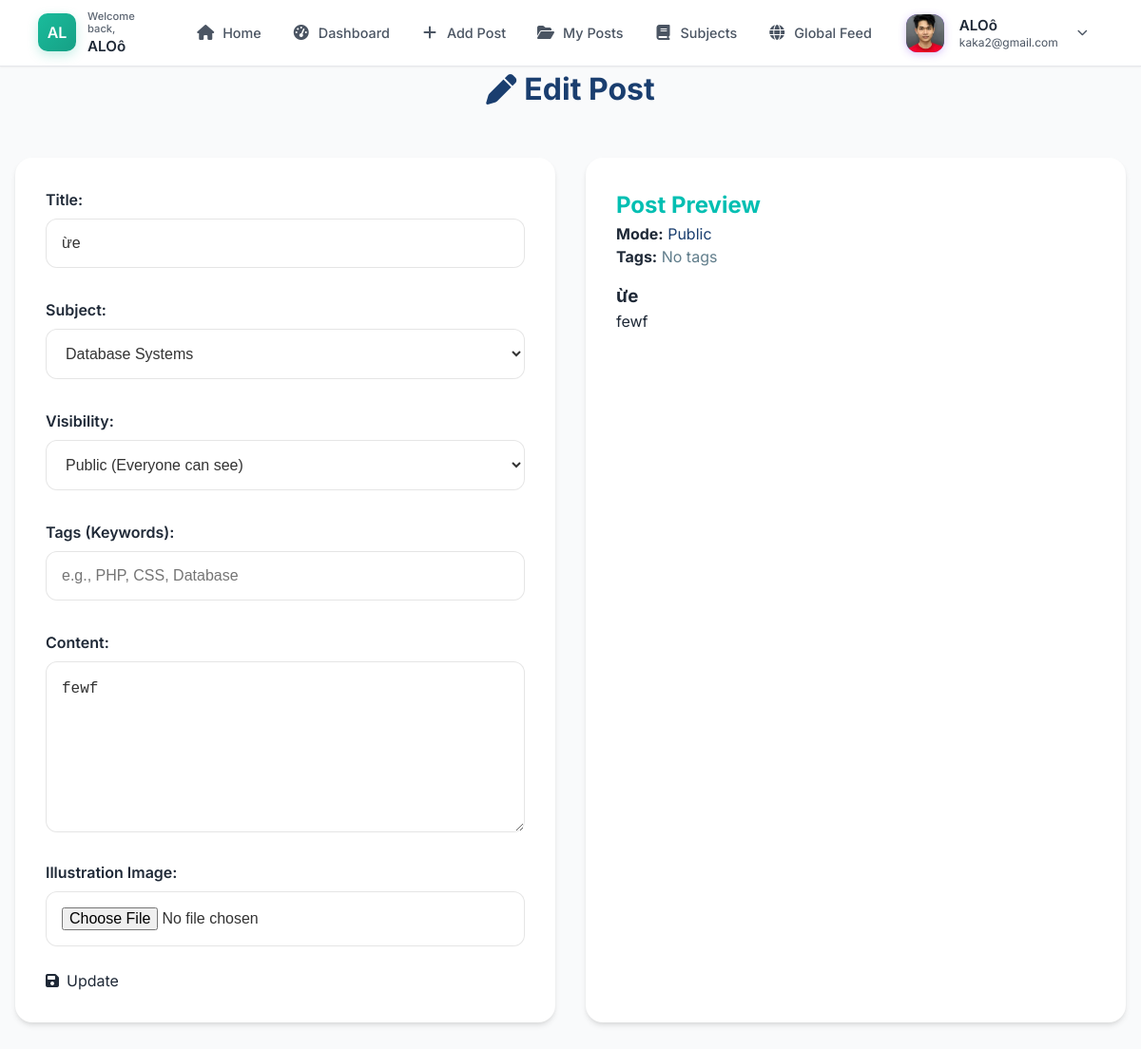
Screenshot of /student/edit_post.php?id=8 (signed in) with the database file from the repository.
### tables this page shows
CREATE TABLE `posts` (
  `id` int(11) NOT NULL,
  `user_id` int(11) NOT NULL,
  `subject_id` int(11) NOT NULL,
  `title` varchar(255) NOT NULL,
  `content` text NOT NULL,
  `image` varchar(255) DEFAULT NULL,
  `visibility` enum('public','private') NOT NULL DEFAULT 'public',
  `created_at` timestamp NOT NULL DEFAULT current_timestamp(),
  `updated_at` timestamp NULL DEFAULT NULL ON UPDATE current_timestamp()
);

CREATE TABLE `subjects` (
  `id` int(11) NOT NULL,
  `name` varchar(255) NOT NULL,
  `subject_code` varchar(100) DEFAULT NULL,
  `created_at` timestamp NOT NULL DEFAULT current_timestamp(),
  `description` text DEFAULT NULL,
  `school` varchar(255) DEFAULT NULL,
  `degree_level` varchar(100) DEFAULT NULL,
  `prerequisite` text DEFAULT NULL,
  `syllabus_description` text DEFAULT NULL,
  `student_goals` text DEFAULT NULL,
  `syllabus_topics` text DEFAULT NULL
);

### student/edit_post.php (the view, shortened to what this page needs)
<?php
require_once __DIR__ . '/../includes/config.php';
$user_id = $_SESSION['user_id'];
$post_id = $_GET['id'] ?? null;
try {
    $stmt = $pdo->prepare("SELECT * FROM posts WHERE id = :id AND user_id = :user_id");
    $stmt->execute(['id' => $post_id, 'user_id' => $user_id]);
    $post = $stmt->fetch();
    $stmt = $pdo->prepare("
        SELECT t.name FROM tags t
        JOIN post_tags pt ON t.id = pt.tag_id
        WHERE pt.post_id = :post_id
    ");
    $stmt->execute([':post_id' => $post_id]);
    $tags_array = $stmt->fetchAll(PDO::FETCH_COLUMN);
    $post_tags_string = implode(', ', $tags_array);
} catch(PDOException $e){
    die("Query error: " . $e->getMessage());
}
$subjects = $pdo->query("SELECT id,name FROM subjects ORDER BY name ASC")->fetchAll();
?>
<!DOCTYPE html>
<html lang="vi">
<head>
    <link rel="stylesheet" href="https://cdnjs.cloudflare.com/ajax/libs/font-awesome/6.5.0/css/all.min.css">
</head>
<body>
<?php include __DIR__ . '/../student/includes/header.php'; ?>
<h1 class="page-title"><i class="fa-solid fa-pen"></i> Edit Post</h1>
<div class="main-container">
    <div class="form-card" id="formCard">
        <form method="POST" enctype="multipart/form-data" id="editForm">
            <div class="form-group-item">
                <label>Title:</label>
                <input type="text" name="title" id="title" value="<?= htmlspecialchars($post['title']) ?>" required>
            </div>
            <div class="form-group-item">
                <label>Subject:</label>
                <select name="subject_id" id="subject_id" required>
                    <?php foreach ($subjects as $subject): ?>
                        <option value="<?= $subject['id'] ?>" <?= $post['subject_id'] == $subject['id'] ? 'selected' : '' ?>>
                            <?= htmlspecialchars($subject['name']) ?>
                        </option>
                    <?php endforeach; ?>
                </select>
            </div>
            <div class="form-group-item">
                <label>Visibility:</label>
                <select name="visibility" id="visibility">
                    <option value="public" <?= ($post['visibility'] ?? 'public') === 'public' ? 'selected' : '' ?>>Public (Everyone can see)</option>
                </select>
            </div>
            <div class="form-group-item">
                <label>Tags (Keywords):</label>
                <input type="text" name="tag_list" id="tag_list"
                       value="<?= htmlspecialchars($post_tags_string) ?>"
                       placeholder="e.g., PHP, CSS, Database">
            </div>
            <div class="form-group-item">
                <label>Content:</label>
                <textarea name="content" id="content" class="mention-enabled" required><?= htmlspecialchars($post['content']) ?></textarea>
            </div>
            <div class="form-group-item">
                <label>Illustration Image:</label>
                <input type="file" name="image" id="image" accept="image/*">
            </div>
            <button type="submit"><i class="fa-solid fa-save"></i> Update</button>
        </form>
    </div>
    <div class="preview-card" id="previewCard">
        <h2>Post Preview</h2>
        <p><b>Mode:</b> <span id="previewVisibility" style="color:var(--accent-b)">
            <?= ($post['visibility'] ?? 'public') === 'public' ? 'Public' : 'Private' ?>
        </span></p>
        <p><b>Tags:</b> <span id="previewTags" style="color:var(--muted)">
            <?= htmlspecialchars($post_tags_string ?: 'No tags') ?>
        </span></p>
        <h3 id="previewTitle"><?= htmlspecialchars($post['title']) ?></h3>
        <p class="preview-content" id="previewContent"><?= htmlspecialchars($post['content']) ?></p>
    </div>
</div>
</body>
</html>

### student/assets/css/header.css (style rules this page uses)
:root { --header-height: 70px; --header-z-index: 1000; --transition-speed: 0.3s; --border-radius: 8px; --border-radius-sm: 4px; --border-radius-lg: 12px; --font-main: 'Inter', -apple-system, BlinkMacSystemFont, 'Segoe UI', Roboto, Oxygen, Ubuntu, Cantarell, sans-serif; --font-size-xs: 0.75rem; --font-size-sm: 0.875rem; --font-size-md: 1rem; --font-size-lg: 1.125rem; --font-size-xl: 1.25rem; --font-size-2xl: 1.5rem; --font-normal: 400; --font-medium: 500; --font-semi-bold: 600; --font-bold: 700; --space-xxs: 0.25rem; --space-xs: 0.5rem; --space-sm: 0.75rem; --space-md: 1rem; --space-lg: 1.5rem; --space-xl: 2rem; --space-2xl: 3rem; --color-primary: #1abc9c; --color-primary-hover: #16a085; --color-secondary: #7c3aed; --color-success: #10b981; --color-warning: #f59e0b; --color-danger: #ef4444; --color-info: #3b82f6; --color-bg: #f9fafb; --color-surface: #ffffff; --color-text: #1f2937; --color-text-secondary: #4b5563; --color-text-muted: #6b7280; --color-border: #e5e7eb; --color-hover: #f3f4f6; --color-shadow: rgba(0, 0, 0, 0.1); --header-bg: rgba(255, 255, 255, 0.9); --header-blur: 12px; --dark-primary: #6366f1; --dark-primary-hover: #818cf8; --dark-bg: #111827; --dark-surface: #1f2937; --dark-text: #f9fafb; --dark-text-secondary: #d1d5db; --dark-text-muted: #9ca3af; --dark-border: #374151; --dark-hover: #1f2937; --dark-shadow: rgba(0, 0, 0, 0.3); --dark-header-bg: rgba(17, 24, 39, 0.9); --shadow-sm: 0 1px 2px 0 rgba(0, 0, 0, 0.05); --shadow: 0 4px 6px -1px rgba(0, 0, 0, 0.1), 0 2px 4px -1px rgba(0, 0, 0, 0.06); --shadow-md: 0 10px 15px -3px rgba(0, 0, 0, 0.1), 0 4px 6px -2px rgba(0, 0, 0, 0.05); --shadow-lg: 0 20px 25px -5px rgba(0, 0, 0, 0.1), 0 10px 10px -5px rgba(0, 0, 0, 0.04); --transition-fast: 150ms; --transition-normal: 250ms; --transition-slow: 350ms; --transition-timing: cubic-bezier(0.4, 0, 0.2, 1); }
*, *::before, *::after { margin: 0; padding: 0; box-sizing: border-box; }
html { font-size: 16px; scroll-behavior: smooth; -webkit-text-size-adjust: 100%; -webkit-tap-highlight-color: transparent; }
body { font-family: var(--font-main); font-size: var(--font-size-md); line-height: 1.5; color: var(--color-text); background-color: var(--color-bg); -webkit-font-smoothing: antialiased; -moz-osx-font-smoothing: grayscale; padding-top: var(--header-height); }
button { background: none; border: none; cursor: pointer; padding: 0; font: inherit; color: inherit; }

### rows the page displays
posts: title "ừe", subject_id "Database Systems", visibility "Public (Everyone can see)", content "fewf"

### other values shown
substr(htmlspecialchars($_SESSION['username'] ?? 'SP'), 0, 2) "AL"
explode(' ', $_SESSION['username'] ?? 'User')[0] "ALOô"
$_SESSION['email'] "kaka2@gmail.com"
$post_tags_string ?: 'No tags' "No tags"
